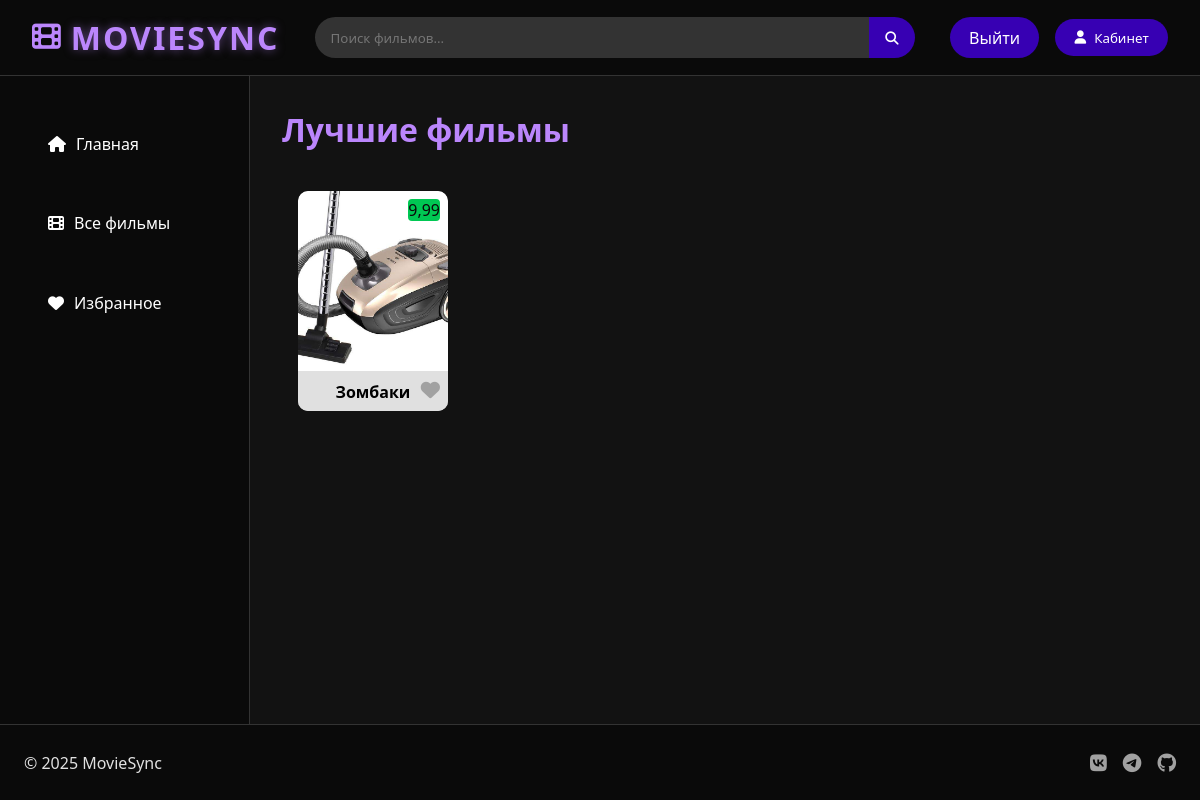
The page /MainScreen/ (signed in) on the database as committed earlier.
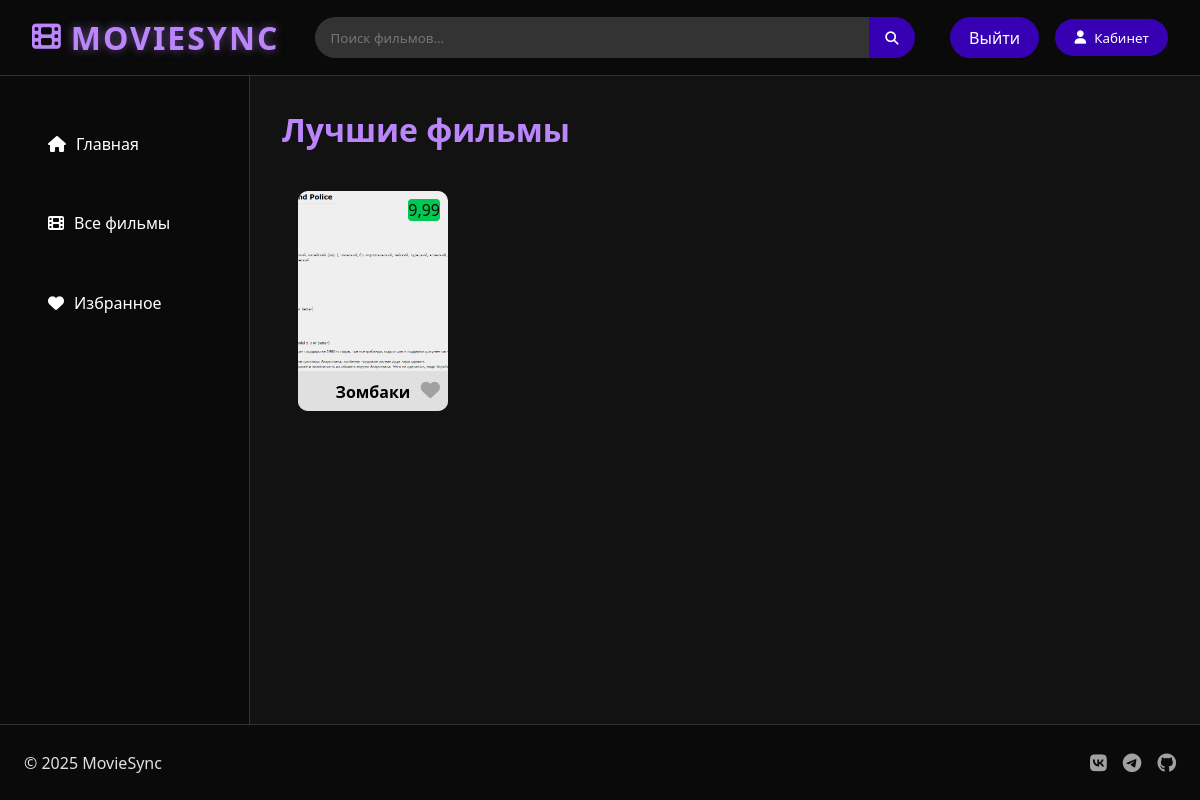
The same page on the database as committed later.
### main/models.py (models this page shows, shortened)
class Films(models.Model):
    title = models.CharField('Название фильма',max_length=150)
    description = models.CharField('Описание фильма', max_length=350)
    picture = models.ImageField(upload_to='')
    genres = models.ManyToManyField(Genre, related_name='films', blank=True)
    favorites = models.ManyToManyField(User, related_name='favorite_films', blank=True)
    rating = models.DecimalField(
        max_digits=4,
        decimal_places=2,
        null=True,
        blank=True,
        validators=[
            MinValueValidator(0.0),
            MaxValueValidator(10.0)
        ]
    )
    video_url = models.CharField('Ссылка на видео или файл', max_length=255, blank=True)
    class Meta:
        verbose_name = 'Фильм'
        verbose_name_plural = 'Фильмы'

### main/views.py (the view)
# urls.py: path('MainScreen/', views.main_screen, name='main_screen'),
@login_required(login_url="accounts:login")
def main_screen(request):
    if request.user.is_authenticated:
        films = Films.objects.all()
        return render(request, 'main/MainScreen.html', {'films': films})

### main/templates/main/MainScreen.html (shortened to what this page needs)
{% load static %}
<!DOCTYPE html>
<html lang="ru">
<head>
    <link rel="stylesheet" href="{% static 'main/css/CSSFile.css' %}">
    <link rel="stylesheet" href="https://cdnjs.cloudflare.com/ajax/libs/font-awesome/6.4.0/css/all.min.css">
</head>
<body>
<header class="header">
    <a href="{% url 'main_screen' %}" class="logo">
        <i class="fas fa-film"></i>
        <span class="logo-text">MOVIESYNC</span>
    </a>
    <div class="search-bar">
        <input type="text" placeholder="Поиск фильмов..." id="searchInput">
        <button id="searchButton"><i class="fas fa-search"></i></button>
    </div>
    <div class="user-actions">
        <a href="{% url 'accounts:logout' %}" class="btn btn-profile hidden">
            Выйти
        </a>
        <a href="{% url 'profile' user.id %}">
            <button class="btn btn-profile hidden"><i class="fas fa-user"></i> Кабинет</button>
        </a>
    </div>
</header>
<div class="main-container">
    <aside class="sidebar">
        <nav>
            <ul>
                <li class="active">
                    <a href="{% url 'main_screen' %}">
                        <i class="fas fa-home"></i> Главная
                    </a>
                </li>
                <li>
                    <a href="{% url 'all_films' %}">
                        <i class="fas fa-film"></i> Все фильмы
                    </a>
                </li>
                <li>
                    <a href="{% url 'favorite' %}">
                        <i class="fas fa-heart"></i> Избранное
                    </a>
                </li>
            </ul>
        </nav>
    </aside>
    <main class="content">
        <h1>Лучшие фильмы</h1>
        {% if films %}
            <div class="movie-grid">
                {% for film in films %}
                {% if film.rating > 8.00 %}
                    <a href="{% url 'film_detail' film.id %}" class="movie-thumbnail">
                        <div class="thumbnail-poster">
                            <img src = "{{film.picture.url}}" alt="Картинка">
                        </div>
                        <div class="movie-title-small" style = "color: black;  "><h4>{{ film.title }}</h4></div>
                        {% if film.rating >= 8.0 %}
                                <div class="rating-indicator green">{{ film.rating }}</div>
                            {% elif film.rating >= 5.0 %}
                                <div class="rating-indicator yellow">{{ film.rating }}</div>
                            {% else %}
                                <div class="rating-indicator red">{{ film.rating }}</div>
                            {% endif %}
                        <button class="favorite-btn-no-style" onclick="showAuthWarning(event)">
                            <i class="fas fa-heart"></i>
                        </button>
                    </a>
                    {% endif %}
                {% endfor %}
            </div>
        {% else %}
            <p>У вас нет фильмов</p>
        {% endif %}
    </main>
</div>
<footer class="footer">
    <div class="footer-content">
        <p>© 2025 MovieSync</p>
        <div class="social-links">
            <a href="#"><i class="fab fa-vk"></i></a>
            <a href="#"><i class="fab fa-telegram"></i></a>
            <a href="https://github.com/S-SwarB-B/MovieSync"><i class="fab fa-github"></i></a>
        </div>
    </div>
</footer>
</body>
</html>

Rows that differ between the two databases and show on the page:
changed Films "Зомбаки": picture: a different picture
